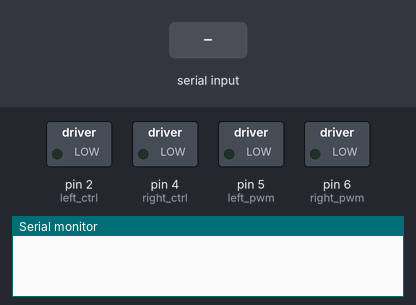
This sketch was run on a simulated Arduino Uno, built with avr-gcc and run on an emulated ATmega328P. On the bench: switched loads named in the sketch (green lamp = pin HIGH), the last lines printed to the serial monitor. The test bench sets the inputs (shaded band). Pins used as bus, display or sensor lines are not drawn.

Above: at 2.1 s.
2.2 s: "F" received over Serial
At 3.1 s:
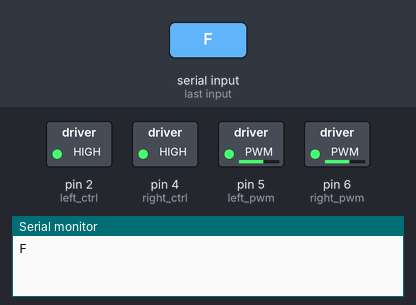
3.7 s: "B" received over Serial
At 4.4 s:
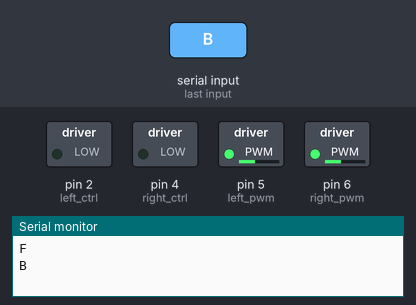
5.2 s: "L" received over Serial
At 6.4 s:
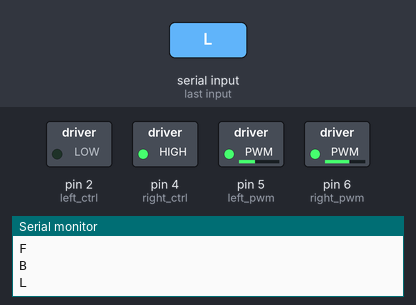
6.7 s: "R" received over Serial
At 7.9 s:
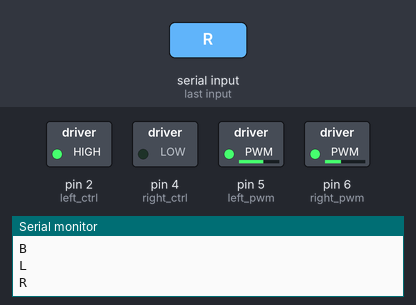
Timing chart, 0 to 9.2 s (numbered marks = the images above; inputs shaded):
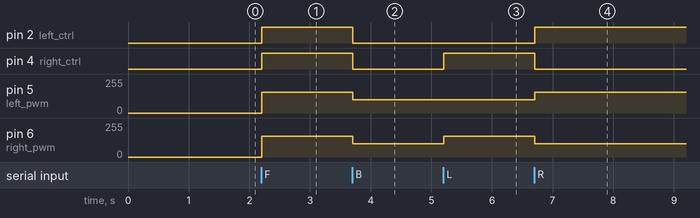

Measured:
- after the input at 2.2 s, pin 2 (left_ctrl), pin 4 (right_ctrl): LOW → HIGH at once; pin 5 (left_pwm), pin 6 (right_pwm): 0/255 → 155/255 at once
- after the input at 3.7 s, pin 2 (left_ctrl), pin 4 (right_ctrl): HIGH → LOW at once; pin 5 (left_pwm), pin 6 (right_pwm): 155/255 → 100/255 at once
- after the input at 5.2 s, pin 4 (right_ctrl): LOW → HIGH at once; pin 6 (right_pwm): 100/255 → 155/255 at once
- after the input at 6.7 s, pin 2 (left_ctrl): LOW → HIGH at once; pin 4 (right_ctrl): HIGH → LOW at once; pin 5 (left_pwm): 100/255 → 155/255 at once; pin 6 (right_pwm): 155/255 → 100/255 at once

The sketch:

lesson_15_Bluetooth_Control_Car.ino
```cpp
//*******************************************************************************
/*
keyestudio 4wd BT Car
lesson 15
Bluetooth Control Car
http://www.keyestudio.com
*/
#define SCL_Pin  A5  //Set the clock pin to A5
#define SDA_Pin  A4  //Set data pin to A4
//Array, used to store the data of pattern, can be calculated by yourself or obtained from the modulus tool
unsigned char start01[] = {0x01,0x02,0x04,0x08,0x10,0x20,0x40,0x80,0x80,0x40,0x20,0x10,0x08,0x04,0x02,0x01};
unsigned char front[] = {0x00,0x00,0x00,0x00,0x00,0x24,0x12,0x09,0x12,0x24,0x00,0x00,0x00,0x00,0x00,0x00};
unsigned char back[] = {0x00,0x00,0x00,0x00,0x00,0x24,0x48,0x90,0x48,0x24,0x00,0x00,0x00,0x00,0x00,0x00};
unsigned char left[] = {0x00,0x00,0x00,0x00,0x00,0x00,0x44,0x28,0x10,0x44,0x28,0x10,0x44,0x28,0x10,0x00};
unsigned char right[] = {0x00,0x10,0x28,0x44,0x10,0x28,0x44,0x10,0x28,0x44,0x00,0x00,0x00,0x00,0x00,0x00};
unsigned char STOP01[] = {0x2E,0x2A,0x3A,0x00,0x02,0x3E,0x02,0x00,0x3E,0x22,0x3E,0x00,0x3E,0x0A,0x0E,0x00};
unsigned char clear[] = {0x00,0x00,0x00,0x00,0x00,0x00,0x00,0x00,0x00,0x00,0x00,0x00,0x00,0x00,0x00,0x00};

int left_ctrl = 2;//define the direction control pins of group B motor
int left_pwm = 5;//define the PWM control pins of group B motor
int right_ctrl = 4;//define the direction control pins of group A motor
int right_pwm = 6;//define the PWM control pins of group A motor

const int servopin = A3;//set the pin of servo to A3

char BLE_val;

void setup() {
  Serial.begin(9600);//
  pinMode(left_ctrl,OUTPUT);//set direction control pins of group B motor to OUTPUT
  pinMode(left_pwm,OUTPUT);//set PWM control pins of group B motor to OUTPUT
  pinMode(right_ctrl,OUTPUT);//set direction control pins of group A motor to OUTPUT
  pinMode(right_pwm,OUTPUT);//set PWM control pins of group A motor to OUTPUT
  servopulse(servopin,90);//the angle of servo is 90 degree
  delay(300);
  pinMode(SCL_Pin,OUTPUT);// Set the clock pin to output
  pinMode(SDA_Pin,OUTPUT);//Set the data pin to output
  matrix_display(clear);
  matrix_display(start01); //display start01 expression pattern
}

void loop() {
   if(Serial.available()>0) {
    BLE_val = Serial.read();
    Serial.println(BLE_val);
  }
    switch(BLE_val)
    {
      case 'F' : car_front(); //Receive 'F',the car goes forward
      matrix_display(clear);
      matrix_display(front);
      break;

      case 'B' : car_back(); //Receive 'B',the car goes back
      matrix_display(clear);
      matrix_display(back);
      break;

      case 'L' : car_left(); //Receive 'L',the car left rotates
      matrix_display(clear);
      matrix_display(left);
      break;

      case 'R' : car_right();//Receive 'R',the car right rotates
      matrix_display(clear);
      matrix_display(right);
      break;

      case 'S' : car_Stop();//Receive 'S',the car stops
      matrix_display(clear);
      matrix_display(STOP01);
      break;
}
}

void car_front()//define the state of going front
{
  digitalWrite(left_ctrl,HIGH);
  analogWrite(left_pwm,155);
  digitalWrite(right_ctrl,HIGH);
  analogWrite(right_pwm,155);
}
void car_back()//define the status of going back
{
  digitalWrite(left_ctrl,LOW);
  analogWrite(left_pwm,100);
  digitalWrite(right_ctrl,LOW);
  analogWrite(right_pwm,100);
}
void car_left()//set the status of left turning
{
  digitalWrite(left_ctrl, LOW);
  analogWrite(left_pwm, 100);
  digitalWrite(right_ctrl, HIGH);
  analogWrite(right_pwm, 155);
}
void car_right()//set the status of right turning
{
  digitalWrite(left_ctrl, HIGH);
  analogWrite(left_pwm, 155);
  digitalWrite(right_ctrl, LOW);
  analogWrite(right_pwm, 100);
}
void car_Stop()//define the state of stop
{
  digitalWrite(left_ctrl,LOW);
  analogWrite(left_pwm,0);
  digitalWrite(right_ctrl,LOW);
  analogWrite(right_pwm,0);
}

void servopulse(int servopin,int myangle)//Steering gear running angle
{
  for(int i=0; i<30; i++)
  {
    int pulsewidth = (myangle*11)+500;
    digitalWrite(servopin,HIGH);
    delayMicroseconds(pulsewidth);
    digitalWrite(servopin,LOW);
    delay(20-pulsewidth/1000);
  }
}

//this function is used for dot matrix display
void matrix_display(unsigned char matrix_value[])
{
  IIC_start();  //the function that calls the data transfer start condition
  IIC_send(0xc0);  //select address

  for (int i = 0; i < 16; i++) //the pattern data is 16 bytes
  {
    IIC_send(matrix_value[i]); //Transmit the data of the pattern
  }
  IIC_end();   //End pattern data transmission
  IIC_start();
  IIC_send(0x8A);  //Display control, select 4/16 pulse width
  IIC_end();
}
//Conditions under which data transmission begins
void IIC_start()
{
  digitalWrite(SDA_Pin, HIGH);
  digitalWrite(SCL_Pin, HIGH);
  delayMicroseconds(3);
  digitalWrite(SDA_Pin, LOW);
  delayMicroseconds(3);
  digitalWrite(SCL_Pin, LOW);
}
//Indicates the end of data transmission
void IIC_end()
{
  digitalWrite(SCL_Pin, LOW);
  digitalWrite(SDA_Pin, LOW);
  delayMicroseconds(3);
  digitalWrite(SCL_Pin, HIGH);
  delayMicroseconds(3);
  digitalWrite(SDA_Pin, HIGH);
  delayMicroseconds(3);
}
//transmit data
void IIC_send(unsigned char send_data)
{
  for (byte mask = 0x01; mask != 0; mask <<= 1) //Each byte has 8 bits and is checked bit by bit starting at the lowest level
  {
    if (send_data & mask) { //Sets the high and low levels of SDA_Pin depending on whether each bit of the byte is a 1 or a 0
      digitalWrite(SDA_Pin, HIGH);
    } else {
      digitalWrite(SDA_Pin, LOW);
    }
    delayMicroseconds(3);
    digitalWrite(SCL_Pin, HIGH); //Pull the clock pin SCL_Pin high to stop data transmission
    delayMicroseconds(3);
    digitalWrite(SCL_Pin, LOW); //pull the clock pin SCL_Pin low to change the SIGNAL of SDA
  }
}
//*******************************************************************************
```
